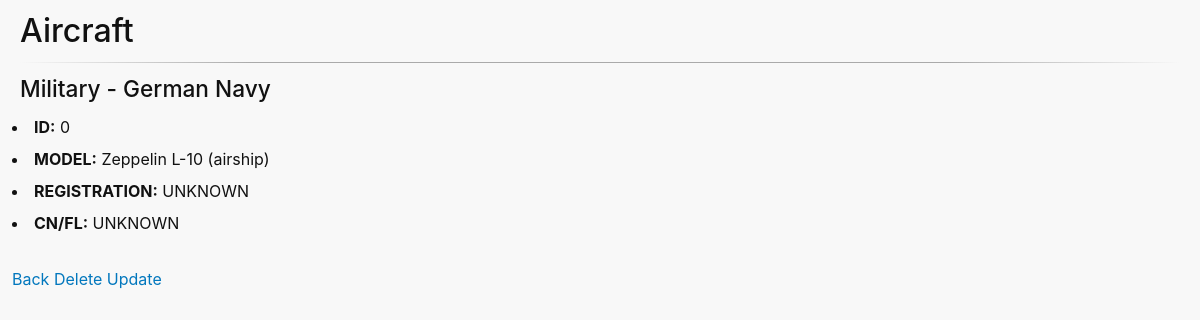
The app's page /aircrafts/0 with its own data.
### models.py (models this page shows)
class Aircraft(Model):
	id = IntegerField()
	operator = TextField()
	model = TextField()
	registration = TextField()
	cn_fl = TextField()
	class Meta:
		database = db

### task4.py (the view)
@app.route('/aircrafts/<int:aircraft_id>')
def aircraft(aircraft_id):
    try:
        aircraft = retrive_obj(1, aircraft_id,"")
    except:
        abort(404)
    return render_template('aircraft.html', aircraft=aircraft)

### db_manager.py (called while the page is built, shortened)
def retrive_obj(mode, iden, search):
	if (mode == 1):
		aircraft = Aircraft.get(Aircraft.id == iden)
		return aircraft

### templates/aircraft.html
{% extends 'base.html' %}
{% block content %}
    <h3>{{ aircraft.operator }}</h3>
    <p><b><li>ID:</b> {{ aircraft.id }}</p>
    <p><b><li>MODEL:</b> {{ aircraft.model }}</p>
    <p><b><li>REGISTRATION:</b> {{ aircraft.registration }}</p>
    <p><b><li>CN/FL:</b> {{ aircraft.cn_fl }}</p><br>
    <a href="{{ url_for('index') }}">Back</a>
    <a href="{{ url_for('del_aircraft', aircraft_id=aircraft.id) }}">Delete</a>
    <a href="{{ url_for('update_aircraft', aircraft_id=aircraft.id) }}">Update</a>
{% endblock %}

### static/mini-default.css (style rules this page uses)
:root { --fore-color: #111; --secondary-fore-color: #444; --back-color: #f8f8f8; --secondary-back-color: #f0f0f0; --blockquote-color: #f57c00; --pre-color: #1565c0; --border-color: #aaa; --secondary-border-color: #ddd; --heading-ratio: 1.19; --universal-margin: 0.5rem; --universal-padding: 0.5rem; --universal-border-radius: 0.125rem; --a-link-color: #0277bd; --a-visited-color: #01579b; }
html { font-size: 16px; }
a, b, del, em, i, ins, q, span, strong, u { font-size: 1em; }
html, * { font-family: -apple-system, BlinkMacSystemFont, "Segoe UI", Roboto, Ubuntu, "Helvetica Neue", Helvetica, sans-serif; line-height: 1.5; -webkit-text-size-adjust: 100%; }
* { font-size: 1rem; }
body { margin: 0; color: var(--fore-color); background: var(--back-color); }
h1, h2, h3, h4, h5, h6 { line-height: 1.2; margin: calc(1.5 * var(--universal-margin)) var(--universal-margin); font-weight: 500; }
h3 { font-size: calc(1rem * var(--heading-ratio) * var(--heading-ratio)); }
p { margin: var(--universal-margin); }
b, strong { font-weight: 700; }
a { text-decoration: none; }
a:link { color: var(--a-link-color); }
:root { --card-back-color: #f8f8f8; --card-fore-color: #111; --card-border-color: #ddd; }
:root { --form-back-color: #f0f0f0; --form-fore-color: #111; --form-border-color: #ddd; --input-back-color: #f8f8f8; --input-fore-color: #111; --input-border-color: #ddd; --input-focus-color: #0288d1; --input-invalid-color: #d32f2f; --button-back-color: #e2e2e2; --button-hover-back-color: #dcdcdc; --button-fore-color: #212121; --button-border-color: transparent; --button-hover-border-color: transparent; --button-group-border-color: rgba(124, 124, 124, 0.54); }
:root { --header-back-color: #f8f8f8; --header-hover-back-color: #f0f0f0; --header-fore-color: #444; --header-border-color: #ddd; --nav-back-color: #f8f8f8; --nav-hover-back-color: #f0f0f0; --nav-fore-color: #444; --nav-border-color: #ddd; --nav-link-color: #0277bd; --footer-fore-color: #444; --footer-back-color: #f8f8f8; --footer-border-color: #ddd; --footer-link-color: #0277bd; --drawer-back-color: #f8f8f8; --drawer-hover-back-color: #f0f0f0; --drawer-border-color: #ddd; --drawer-close-color: #444; }
:root { --table-border-color: #aaa; --table-border-separator-color: #666; --table-head-back-color: #e6e6e6; --table-head-fore-color: #111; --table-body-back-color: #f8f8f8; --table-body-fore-color: #111; --table-body-alt-back-color: #eee; }
:root { --table-body-alt-back-color: #eee; }
:root { --table-body-hover-back-color: #90caf9; }
:root { --mark-back-color: #0277bd; --mark-fore-color: #fafafa; }
:root { --toast-back-color: #424242; --toast-fore-color: #fafafa; }
:root { --tooltip-back-color: #212121; --tooltip-fore-color: #fafafa; }
:root { --modal-overlay-color: rgba(0, 0, 0, 0.45); --modal-close-color: #444; --modal-close-hover-color: #f0f0f0; }
:root { --collapse-label-back-color: #e8e8e8; --collapse-label-fore-color: #212121; --collapse-label-hover-back-color: #f0f0f0; --collapse-selected-label-back-color: #ececec; --collapse-border-color: #ddd; --collapse-content-back-color: #fafafa; --collapse-selected-label-border-color: #0277bd; }
:root { --progress-back-color: #ddd; --progress-fore-color: #555; }
:root { --spinner-back-color: #ddd; --spinner-fore-color: #555; }
:root { --generic-border-color: rgba(0, 0, 0, 0.3); --generic-box-shadow: 0 0.25rem 0.25rem 0 rgba(0, 0, 0, 0.125), 0 0.125rem 0.125rem -0.125rem rgba(0, 0, 0, 0.25); }

### records on screen
Aircraft: operator "Military - German Navy", id "0", model "Zeppelin L-10 (airship)", registration "UNKNOWN", cn_fl "UNKNOWN"
